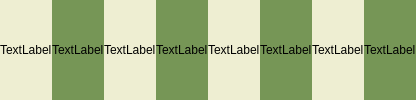
            <widget class="QWidget" name="widget_34" native="true">
             <layout class="QHBoxLayout" name="horizontalLayout_2">
              <property name="spacing">
               <number>0</number>
              </property>
              <property name="leftMargin">
               <number>0</number>
              </property>
              <property name="topMargin">
               <number>0</number>
              </property>
              <property name="rightMargin">
               <number>0</number>
              </property>
              <property name="bottomMargin">
               <number>0</number>
              </property>
              <item>
               <widget class="QWidget" name="row6col0" native="true">
                <property name="styleSheet">
                 <string notr="true">background-color: rgb(238, 238, 210);</string>
                </property>
                <layout class="QVBoxLayout" name="verticalLayout_52">
                 <property name="spacing">
                  <number>0</number>
                 </property>
                 <property name="leftMargin">
                  <number>0</number>
                 </property>
                 <property name="topMargin">
                  <number>0</number>
                 </property>
                 <property name="rightMargin">
                  <number>0</number>
                 </property>
                 <property name="bottomMargin">
                  <number>0</number>
                 </property>
                 <item>
                  <widget class="ClickableLabel" name="row6col0label">
                   <property name="text">
                    <string>TextLabel</string>
                   </property>
                  </widget>
                 </item>
                </layout>
               </widget>
              </item>
              <item>
               <widget class="QWidget" name="row6col1" native="true">
                <property name="styleSheet">
                 <string notr="true">background-color: rgb(118, 150, 86);</string>
                </property>
                <layout class="QVBoxLayout" name="verticalLayout_53">
                 <property name="spacing">
                  <number>0</number>
                 </property>
                 <property name="leftMargin">
                  <number>0</number>
                 </property>
                 <property name="topMargin">
                  <number>0</number>
                 </property>
                 <property name="rightMargin">
                  <number>0</number>
                 </property>
                 <property name="bottomMargin">
                  <number>0</number>
                 </property>
                 <item>
                  <widget class="ClickableLabel" name="row6col1label">
                   <property name="text">
                    <string>TextLabel</string>
                   </property>
                  </widget>
                 </item>
                </layout>
               </widget>
              </item>
              <item>
               <widget class="QWidget" name="row6col2" native="true">
                <property name="styleSheet">
                 <string notr="true">background-color: rgb(238, 238, 210);</string>
                </property>
                <layout class="QVBoxLayout" name="verticalLayout_54">
                 <property name="spacing">
                  <number>0</number>
                 </property>
                 <property name="leftMargin">
                  <number>0</number>
                 </property>
                 <property name="topMargin">
                  <number>0</number>
                 </property>
                 <property name="rightMargin">
                  <number>0</number>
                 </property>
                 <property name="bottomMargin">
                  <number>0</number>
                 </property>
                 <item>
                  <widget class="ClickableLabel" name="row6col2label">
                   <property name="text">
                    <string>TextLabel</string>
                   </property>
                  </widget>
                 </item>
                </layout>
               </widget>
              </item>
              <item>
               <widget class="QWidget" name="row6col3" native="true">
                <property name="styleSheet">
                 <string notr="true">background-color: rgb(118, 150, 86);</string>
                </property>
                <layout class="QVBoxLayout" name="verticalLayout_55">
                 <property name="spacing">
                  <number>0</number>
                 </property>
                 <property name="leftMargin">
                  <number>0</number>
                 </property>
                 <property name="topMargin">
                  <number>0</number>
                 </property>
                 <property name="rightMargin">
                  <number>0</number>
                 </property>
                 <property name="bottomMargin">
                  <number>0</number>
                 </property>
                 <item>
                  <widget class="ClickableLabel" name="row6col3label">
                   <property name="text">
                    <string>TextLabel</string>
                   </property>
                  </widget>
                 </item>
                </layout>
               </widget>
              </item>
              <item>
               <widget class="QWidget" name="row6col4" native="true">
                <property name="styleSheet">
                 <string notr="true">background-color: rgb(238, 238, 210);</string>
                </property>
                <layout class="QVBoxLayout" name="verticalLayout_56">
                 <property name="spacing">
                  <number>0</number>
                 </property>
                 <property name="leftMargin">
                  <number>0</number>
                 </property>
                 <property name="topMargin">
                  <number>0</number>
                 </property>
                 <property name="rightMargin">
                  <number>0</number>
                 </property>
                 <property name="bottomMargin">
                  <number>0</number>
                 </property>
                 <item>
                  <widget class="ClickableLabel" name="row6col4label">
                   <property name="text">
                    <string>TextLabel</string>
                   </property>
                  </widget>
                 </item>
                </layout>
               </widget>
              </item>
              <item>
               <widget class="QWidget" name="row6col5" native="true">
                <property name="styleSheet">
                 <string notr="true">background-color: rgb(118, 150, 86);</string>
                </property>
                <layout class="QVBoxLayout" name="verticalLayout_57">
                 <property name="spacing">
                  <number>0</number>
                 </property>
                 <property name="leftMargin">
                  <number>0</number>
                 </property>
                 <property name="topMargin">
                  <number>0</number>
                 </property>
                 <property name="rightMargin">
                  <number>0</number>
                 </property>
                 <property name="bottomMargin">
                  <number>0</number>
                 </property>
                 <item>
                  <widget class="ClickableLabel" name="row6col5label">
                   <property name="text">
                    <string>TextLabel</string>
                   </property>
                  </widget>
                 </item>
                </layout>
               </widget>
              </item>
              <item>
               <widget class="QWidget" name="row6col6" native="true">
                <property name="styleSheet">
                 <string notr="true">background-color: rgb(238, 238, 210);</string>
                </property>
                <layout class="QVBoxLayout" name="verticalLayout_58">
                 <property name="spacing">
                  <number>0</number>
                 </property>
                 <property name="leftMargin">
                  <number>0</number>
                 </property>
                 <property name="topMargin">
                  <number>0</number>
                 </property>
                 <property name="rightMargin">
                  <number>0</number>
                 </property>
                 <property name="bottomMargin">
                  <number>0</number>
                 </property>
                 <item>
                  <widget class="ClickableLabel" name="row6col6label">
                   <property name="text">
                    <string>TextLabel</string>
                   </property>
                  </widget>
                 </item>
                </layout>
               </widget>
              </item>
              <item>
               <widget class="QWidget" name="row6col7" native="true">
                <property name="styleSheet">
                 <string notr="true">background-color: rgb(118, 150, 86);</string>
                </property>
                <layout class="QVBoxLayout" name="verticalLayout_59">
                 <property name="spacing">
                  <number>0</number>
                 </property>
                 <property name="leftMargin">
                  <number>0</number>
                 </property>
                 <property name="topMargin">
                  <number>0</number>
                 </property>
                 <property name="rightMargin">
                  <number>0</number>
                 </property>
                 <property name="bottomMargin">
                  <number>0</number>
                 </property>
                 <item>
                  <widget class="ClickableLabel" name="row6col7label">
                   <property name="text">
                    <string>TextLabel</string>
                   </property>
                  </widget>
                 </item>
                </layout>
               </widget>
              </item>
             </layout>
            </widget>
